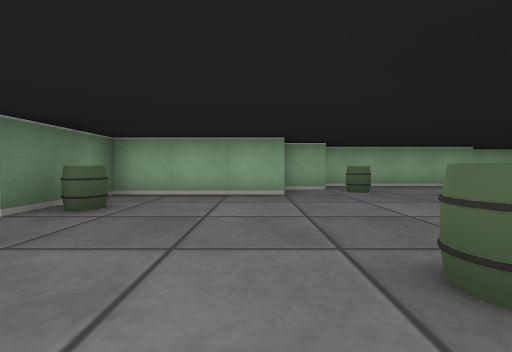
view 1 (above)

16 first-person views from a walk through a cub3D ray-caster map. The camera is about half as high as the walls, tilts 2° down and sees 90° across. The floor is counted in squares. Each view is taken from the middle of a square. On the plan, view 1 faces up. The plan holds only what a view shows up to about 9 squares ahead; the rest is blank.

view 2
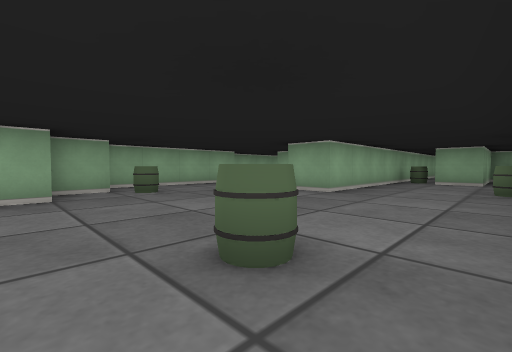

view 3
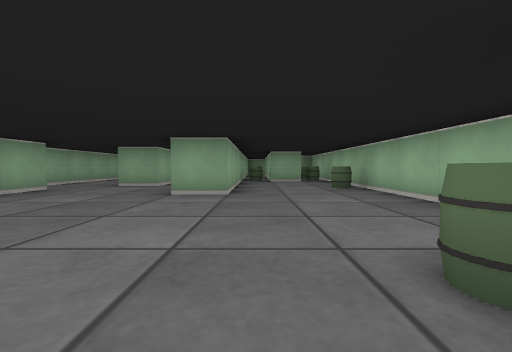

view 4
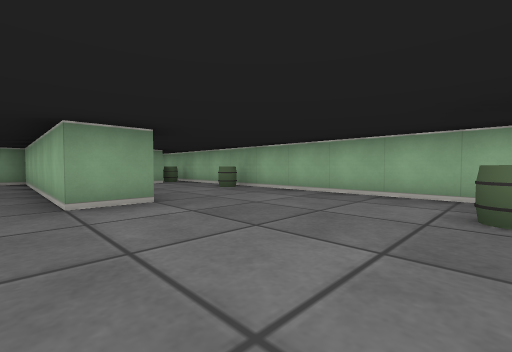

view 5
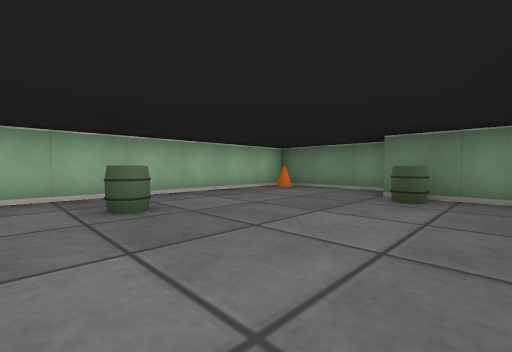

view 6
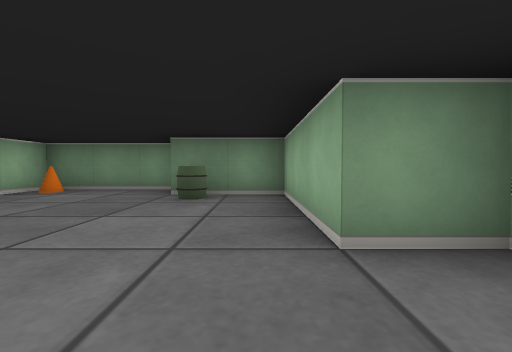

view 7
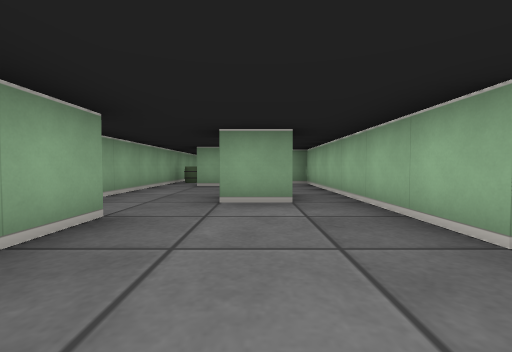

view 8
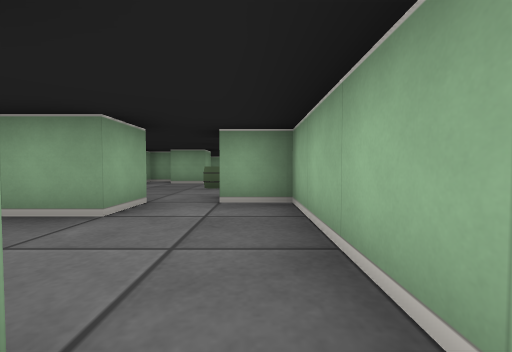

view 9
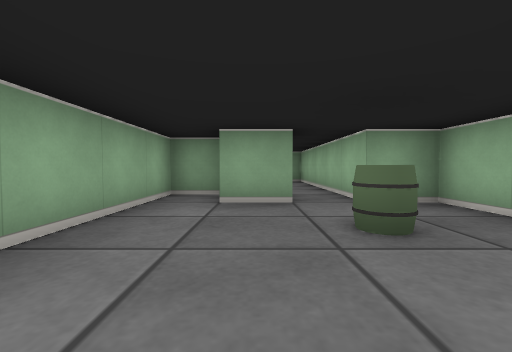

view 10
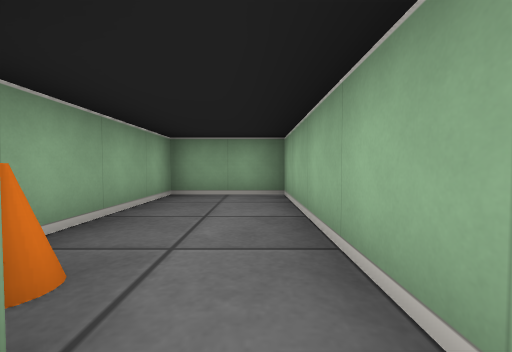

view 11
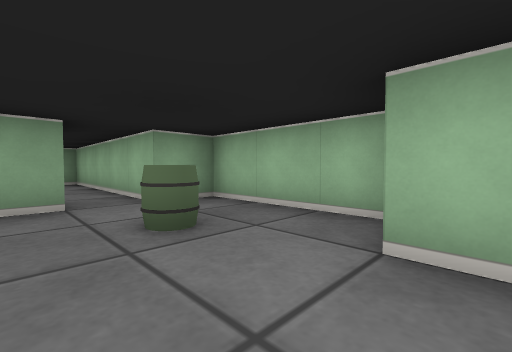

view 12
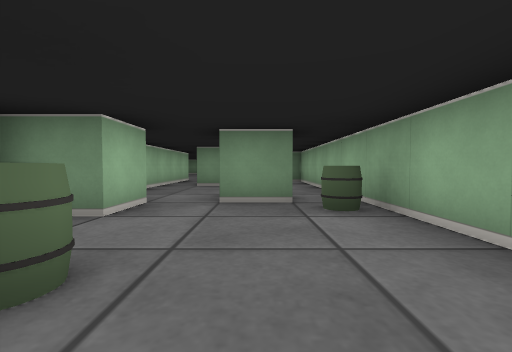

view 13
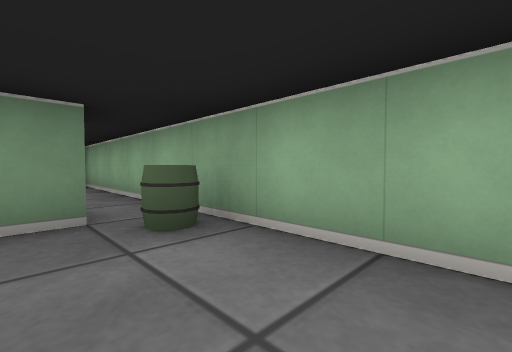

view 14
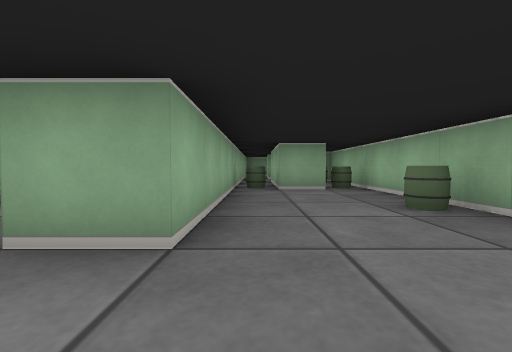

view 15
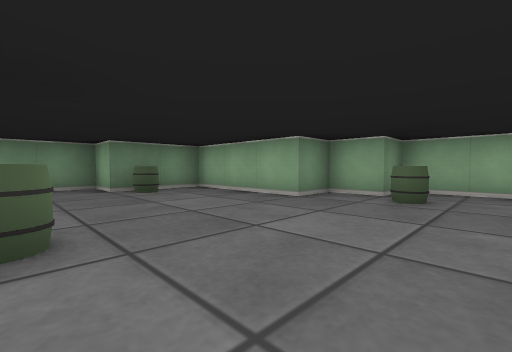

view 16
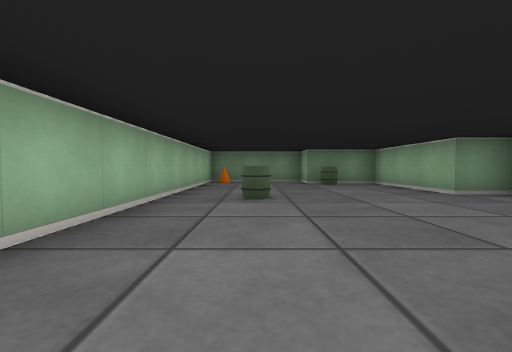

### Floor plan
Points are (right, up) in squares from view 1. A wall is a line through its corners. A room is listed if a view was taken in it or the views show most of it. See-through windows are left out.
Room 1 (views 1, 2, 3, 4, 5, 6, 7, 8, 14, 15, 16)
walls: (5.5, 6.5) (1.5, 6.5) (1.5, 5.5) (0.5, 5.5) (0.5, 4.5) (-2.5, 4.5) (-2.5, 2.5) (-3.5, 2.5) (-3.5, -0.5) (11.5, -0.5); (7.5, 5.1) (7.5, 4.5) (6.5, 4.5) (6.5, 5.5); (10.5, 5.5) (9.5, 5.5) (9.5, 6.5); (10.9, 0.5) (8.5, 0.5) (8.5, 1.5) (11, 1.5); (10, 7.5) (5.5, 7.5) (5.5, 7.1); (11.8, 2.5) (4.5, 2.5) (4.5, 3.5) (10.5, 3.5) (10.5, 4.5)
ways out: opening at (10, 5) to room 2
objects: cone (-3, 0); barrel (-2, 3); barrel (1, 1); barrel (2, 5); barrel (6, 0); barrel (9, 0); barrel (9, 2)
Room 2 (views 9, 11, 12, 13)
walls: (14.5, 5.4) (14.5, 6.5); (10.5, 6.6) (10.5, 5.5); (15.5, 6.6) (15.5, 7.5) (10, 7.5); (10.5, 4.5) (11.5, 4.5) (11.5, 3.5) (14.5, 3.5) (14.5, 4.5)
ways out: opening at (10, 5) to room 1; opening at (15, 5) to room 3
objects: barrel (11, 7); barrel (13, 5)
Room 3 (view 10)
walls: (14.5, 4.5) (19.5, 4.5) (19.5, 6.5) (16.5, 6.5)
ways out: opening at (15, 5) to room 2
objects: cone (16, 6)

Positions as (right, up) in squares from view 1, and headings:
1: (0, 0), facing up
2: (0, 0), facing up-right
3: (0, 2), facing right
4: (1, 4), facing down-right
5: (2, 4), facing down-left
6: (2, 4), facing left
7: (3, 5), facing right
8: (7, 4), facing right
9: (11, 6), facing right
10: (15, 5), facing right
11: (11, 6), facing down-right
12: (14, 6), facing left
13: (13, 6), facing up-left
14: (3, 2), facing right
15: (3, 1), facing up-left
16: (5, 1), facing left
